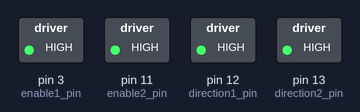
The sketch below on a simulated Arduino Uno, built with avr-gcc and run on an emulated ATmega328P. Shown: switched loads named in the sketch (green lamp = pin HIGH). What the sketch prints to the serial monitor is not drawn.

Above: at 1.0 s.
At 3.5 s:
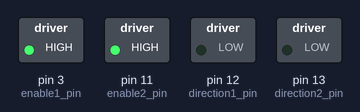
At 4.7 s:
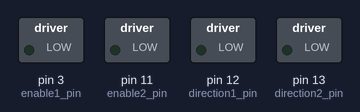
At 6.0 s:
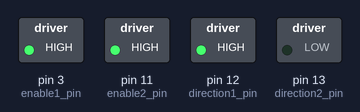
At 8.5 s:
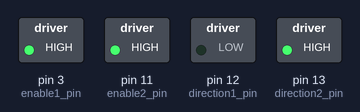
At 12.2 s:
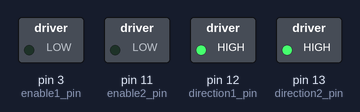
Timing chart, 0 to 13.0 s (numbered marks = the images above):
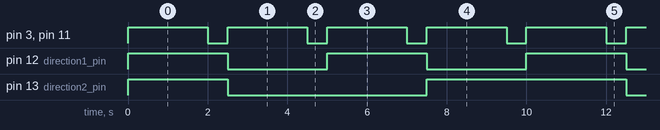

Measured:
- by itself, pin 3 (enable1_pin), pin 11 (enable2_pin): alternates HIGH for 2.0 s and LOW for 0.50 s
- by itself, pin 12 (direction1_pin): alternates HIGH for 2.5 s and LOW for 2.5 s
- by itself, pin 13 (direction2_pin): repeats every 10.0 s: LOW 5.0 s, HIGH 5.0 s

The sketch:

robot.ino
```cpp
/*
 * HelenaBot
 *
 * Felipe Kühne - fkuhne@gmail.com
 *
 * 30/08/2018
 */

#include "L298N.h"
#include <SoftwareSerial.h>

//const int builtInLed = 13;
const int serialFrameSize = 10; /* Fixed size for a frame received through serial. */

const float deadBand = 0.0; /* Deadband region which keeps the robot stopped. */
unsigned long timeReceived = 0; /* Records when the last vlaid frame has been received. */
unsigned long timeoutBetweenCommand = 10000; /* Timeout between received commands, in milisseconds. */

const int enable1_pin = 3;
const int direction1_pin = 12;
const int enable2_pin = 11;
const int direction2_pin = 13;

DCMotor motor1(enable1_pin, direction1_pin);
DCMotor motor2(enable2_pin, direction2_pin);
L298N l298n(motor1, motor2);

const int sSerialRx_pin = 7;
const int sSerialTx_pin = 8;
SoftwareSerial sSerial(sSerialRx_pin, sSerialTx_pin);

/* This function was based on the example from
 * https://www.arduino.cc/en/Tutorial/ReadASCIIString. */
int waitCompleteSentence(int *digitalX, int *digitalY)
{
  /* Wait for an entire frame to be received. */
  if(sSerial.available() < serialFrameSize)
    return -1;

  /* Once the frame is completed, we can parse it. */
  *digitalX = sSerial.parseInt();
  *digitalY = sSerial.parseInt();

  Serial.print("digitalX = "); Serial.print(*digitalX);
  Serial.print(", digitalY = "); Serial.println(*digitalY);

  //if(sSerial.read() == '\n') sSerial.flush(); /* Clean up spurious data. */
  sSerial.read(); sSerial.flush(); /* Clean up spurious data. */
  return 0;
}

/* Read the digital Y and X values from the joystick and map them to linear
 * (tangential) speed and angular (rotational) speeds, respectively.
 *
 * digitalX and digitalY are on the range 0 ~ 1023. When the joystick is at
 * rest, their values are in the middle (1023/2), but can vary a little bit, so
 * let us consider a small deadband, and if the X/Y values are within it,
 * keep the robot still. We have to consider this for both axis.
 *
 * If we are outside the deadband area, we have to balance the X and Y
 * signals in order to generate linear and angular speeds, which will later be
 * transformed in PWM signals. The speeds will be mapped to percentage values,
 * from -100% to +100%, and then these values will be mapped to the logical
 * signals needed by the L298N H-bridge (enable signal (PWM) and inA/inB
 * (direction). This algorithm is based on
 *
 */
void applyControlSignals(int digitalX, int digitalY)
{
  const float deadbandLowerLimit = 512 - deadBand;
  const float deadbandUpperLimit = 512 + deadBand;

  /* If it's inside the deadband area, turn off the motors and return. */
  /*if(digitalX > deadbandLowerLimit &&
     digitalX < deadbandUpperLimit &&
     digitalY > deadbandLowerLimit &&
     digitalY < deadbandUpperLimit)*/
  if(digitalX == 512 && digitalY == 512)
  {
    l298n.setState(STOP);
    return;
  }

  /* Here we are outside the deadband area. */

  float vPercentage = 0.0; /* Linear velocity in percentage level. */
  float wPercentage = 0.0; /* Angular velocity in percentage level. */

  /* Let's compute the angular velocity first. For the left, that is, between
   * 1023 and ((1023/2)+deadband), it is positive. For the right, between
   * ((1023/2)-deadband) and 0, it is negative. Let us then map this and
   * translate it to a percentage level, that is, translate from 1023~0 to
   * -100~100. */
  if(digitalX >= deadbandUpperLimit)
    wPercentage = map(digitalX, deadbandUpperLimit, 1023.0, 0.0, 100.0);

  else if(digitalX <= deadbandLowerLimit)
    wPercentage = map(digitalX, deadbandLowerLimit, 0.0, 0.0, -100.0);

  /* Let us now compute the linear velocity. The same scheme as above will
   * be applied, that is, translate from 0~1023 to -100~100. */
  if(digitalY >= deadbandUpperLimit)
    vPercentage = map(digitalY, deadbandUpperLimit, 1023.0, 0.0, 100.0);

  else if(digitalY <= deadbandLowerLimit)
    vPercentage = map(digitalY, deadbandLowerLimit, 0.0, 0.0, -100.0);

  /* Distribute the signals for left and right wheels, acoording to the
   * speeds. */
  int percentage1 = vPercentage + wPercentage;
  int percentage2 = vPercentage - wPercentage;

  /* Computes a scale factor. If any result exceeds 100% then adjust the scale
   * so that the result = 100% and use same scale value for other motor. */
  float maxPercentage = max(abs(percentage1), abs(percentage2));
  float scale = min(1.0,(100.0/maxPercentage));
  percentage1 *= scale;
  percentage2 *= scale;

  /* Duty Cycle for the motors. */
  int pwm1 = map(abs(percentage1), 0.0, 100.0, 0.0, 255.0);
  int pwm2 = map(abs(percentage2), 0.0, 100.0, 0.0, 255.0);

  Serial.print("pwm1 = "); Serial.print(pwm1);
  Serial.print(percentage1 > 0 ? " (FW)" : " (BW)");
  Serial.print(", pwm2 = "); Serial.print(pwm2);
  Serial.println(percentage2 > 0 ? " (FW)" : " (BW)");

  /* Finally, apply the control signals. */
  l298n.setDirection(motor1, (percentage1 > 0) ? FW : BW);
  l298n.setDirection(motor2, (percentage2 > 0) ? FW : BW);
  l298n.setDutyCycle(pwm1, pwm2);
}

void setup()
{
  l298n.setState(STOP);

  // Debug console
  Serial.begin(9600);
  Serial.println("Starting...");

  sSerial.begin(9600);

  Serial.println("Exiting setup!");
}

void loop()
{

//testBridgeAndMotors();
//return;

  l298n.setDirection(FW); // andar pra frente
  l298n.setState(RUN);
  delay(2000);

  l298n.setState(STOP);
  delay(500);

  l298n.setDirection(BW); // andar pra trás
  l298n.setState(RUN);
  delay(2000);

  l298n.setState(STOP);
  delay(500);

  l298n.setDirection(motor1, FW);
  l298n.setDirection(motor2, BW);
  l298n.setState(RUN);
  delay(2000);

  l298n.setState(STOP);
  delay(500);

  l298n.setDirection(motor1, BW);
  l298n.setDirection(motor2, FW);
  l298n.setState(RUN);
  delay(2000);

  l298n.setState(STOP);
  delay(500);


  return;


  /* Initialize with invalid data so that at each loop we can know if some
   *   valid has been received. */
  int digitalX = -1;
  int digitalY = -1;

  unsigned long timeNow = millis();

  /* Check for valid data. */
  if(waitCompleteSentence(&digitalX, &digitalY) == 0)
  {
    timeReceived = millis();

    /* Generate PWM values from joystick values. */
    applyControlSignals(digitalX, digitalY);
  }
  else
  {
    /* Compute the time interval between the last received frame
     *  and now. If higher than 1 second, turn of the motors. */
    if(timeNow - timeReceived > 1000)
    {
      Serial.println("Communication timeout. Turning off motors.");
      timeReceived = millis();
      l298n.setState(STOP);
    }
  }
}

/* Just a test function, in case you want to make sure the wirings are OK. */
void testBridgeAndMotors()
{
  int delayTime = 2000;
  l298n.setState(RUN);

  digitalWrite(direction1_pin, HIGH);
  digitalWrite(direction2_pin, HIGH);
  Serial.println("direction1_pin HIGH, direction2_pin HIGH");
  Serial.print("direction1_pin = "); Serial.print(digitalRead(direction1_pin));
  Serial.print(", direction2_pin = "); Serial.println(digitalRead(direction2_pin));
  delay(delayTime);

  digitalWrite(direction1_pin, LOW);
  digitalWrite(direction2_pin, LOW);
  Serial.println("direction1_pin LOW, direction2_pin LOW");
  Serial.print("direction1_pin = "); Serial.print(digitalRead(direction1_pin));
  Serial.print(", direction2_pin = "); Serial.println(digitalRead(direction2_pin));
  delay(delayTime);

  digitalWrite(direction1_pin, HIGH);
  digitalWrite(direction2_pin, LOW);
  Serial.println("direction1_pin HIGH, direction2_pin LOW");
  Serial.print("direction1_pin = "); Serial.print(digitalRead(direction1_pin));
  Serial.print(", direction2_pin = "); Serial.println(digitalRead(direction2_pin));
  delay(delayTime);

  digitalWrite(direction1_pin, LOW);
  digitalWrite(direction2_pin, HIGH);
  Serial.println("direction1_pin LOW, direction2_pin HIGH");
  Serial.print("direction1_pin = "); Serial.print(digitalRead(direction1_pin));
  Serial.print(", direction2_pin = "); Serial.println(digitalRead(direction2_pin));
  delay(delayTime);

  l298n.setDirection(motor1, FW);
  l298n.setDirection(motor2, BW);
  Serial.println("motor1 FW, motor2 BW");
  Serial.print("direction1_pin = "); Serial.print(digitalRead(direction1_pin));
  Serial.print(", direction2_pin = "); Serial.println(digitalRead(direction2_pin));
  delay(delayTime);

  l298n.setDirection(motor1, BW);
  l298n.setDirection(motor2, FW);
  Serial.println("motor1 BW, motor2 FW");
  Serial.print("direction1_pin = "); Serial.print(digitalRead(direction1_pin));
  Serial.print(", direction2_pin = "); Serial.println(digitalRead(direction2_pin));
  delay(delayTime);

  l298n.setDirection(motor1, FW);
  l298n.setDirection(motor2, FW);
  Serial.println("motor1 FW, motor2 FW");
  Serial.print("direction1_pin = "); Serial.print(digitalRead(direction1_pin));
  Serial.print(", direction2_pin = "); Serial.println(digitalRead(direction2_pin));
  delay(delayTime);

  l298n.setDirection(motor1, BW);
  l298n.setDirection(motor2, BW);
  Serial.println("motor1 BW, motor2 BW");
  Serial.print("direction1_pin = "); Serial.print(digitalRead(direction1_pin));
  Serial.print(", direction2_pin = "); Serial.println(digitalRead(direction2_pin));
  delay(delayTime);

  l298n.setDirection(FW);
  l298n.setState(RUN);
  Serial.println("setDirection FW");
  Serial.print("direction1_pin = "); Serial.print(digitalRead(direction1_pin));
  Serial.print(", direction2_pin = "); Serial.println(digitalRead(direction2_pin));
  delay(delayTime);

  l298n.setState(STOP);
  Serial.println("STOP");
  delay(delayTime);

  l298n.setDirection(BW);
  l298n.setState(RUN);
  Serial.println("setDirection BW");
  Serial.print("direction1_pin = "); Serial.print(digitalRead(direction1_pin));
  Serial.print(", direction2_pin = "); Serial.println(digitalRead(direction2_pin));
  delay(delayTime);

  l298n.setState(STOP);
  Serial.println("STOP");
  delay(delayTime);
}
```

L298N.cpp
```cpp
/*
 * L298N Library
 *
 * Felipe Kühne
 * 03/05/2017
 *
 * 28/08/2018: Updated to run on ESP platform
 *
 */

#include "L298N.h"

DCMotor::DCMotor()
{
  enable_pin = -1;
  dir_pin = -1;
  _motorState = STOP;
}

/* This is when we have an H-bridge with only one exposed pin
 *   to set the direction (that is, the inversion of the second
 *   channel (for the same bridge size) is implemented via
 *   hardware). */
DCMotor::DCMotor(const int enable, const int direction)
{
  enable_pin = enable;
  dir_pin = direction;
  _motorState = STOP;
}

/*DCMotor::setBreakPin(const int pin)
{
  break_pin = pin;
}*/

L298N::L298N(DCMotor& motor1, DCMotor& motor2)
{
  pinMode(motor1.enable_pin, OUTPUT);
  digitalWrite(motor1.enable_pin, LOW);
  pinMode(motor2.enable_pin, OUTPUT);
  digitalWrite(motor2.enable_pin, LOW);

  pinMode(motor1.dir_pin, OUTPUT);
  digitalWrite(motor1.dir_pin, LOW);
  pinMode(motor2.dir_pin, OUTPUT);
  digitalWrite(motor2.dir_pin, LOW);

  /* Copy to internal objects. */
  _motor1 = motor1;
  _motor2 = motor2;
}

int L298N::setState(const motorState state)
{
  if(_motor1.enable_pin < 0 || _motor2.enable_pin < 0)
    return -1;

  //if(_motorState == state)
    //return 0;

  if(state == STOP)
  {
    digitalWrite(_motor1.enable_pin, LOW);
    digitalWrite(_motor2.enable_pin, LOW);
  }
  else if(state == RUN)
  {
    digitalWrite(_motor1.enable_pin, HIGH);
    digitalWrite(_motor2.enable_pin, HIGH);
  }

  _motor1._motorState = state;
  _motor2._motorState = state;
  _motorState = state;

  return 0;
}

int L298N::setDutyCycle(unsigned int dutyCycle1, unsigned int dutyCycle2)
{
  if(_motor1.enable_pin < 0 || _motor2.enable_pin < 0)
    return -1;

  dutyCycle1 = constrain(dutyCycle1, 0, 255);
  dutyCycle2 = constrain(dutyCycle2, 0, 255);

  if(dutyCycle1 == 0) digitalWrite(_motor1.enable_pin, LOW);
  else analogWrite(_motor1.enable_pin, dutyCycle1);

  if(dutyCycle2 == 0) digitalWrite(_motor2.enable_pin, LOW);
  else analogWrite(_motor2.enable_pin, dutyCycle2);

  return 0;
}

int L298N::setDutyCycle(const unsigned int dutyCycle)
{
  return setDutyCycle(dutyCycle, dutyCycle);
}

int L298N::setDirection(DCMotor& motor, const motorDirection direction)
{
  if(motor.dir_pin < 0)
	  return -1;

  if(direction == FW) digitalWrite(motor.dir_pin, HIGH);

  else if(direction == BW) digitalWrite(motor.dir_pin, LOW);

  else return -1;

  motor._motorDirection = direction;

  return 0;
}

int L298N::setDirection(const motorDirection direction)
{
  int ret = setDirection(_motor1, direction);
  ret = setDirection(_motor2, direction);

  return ret;
}
```

L298N.h
```cpp
/*
 * L298N Library
 *
 * Felipe Kühne
 * 03/05/2017
 *
 * 28/08/2018: Updated to run on ESP platform
 *
 */

#ifndef __L298N_H__
#define __L298N_H__

#include <Arduino.h>

/* Let us configure the PWM variables here. */
// use first two channels of 16 channels (started from zero)
#define LEDC_CHANNEL_0 0
#define LEDC_CHANNEL_1 1
// use 13 bit precision for LEDC timer
#define LEDC_TIMER_13_BIT 13
// use 5000 Hz as a LEDC base frequency
#define LEDC_BASE_FREQ 5000

enum motorDirection {FW = 0, BW};
enum motorState {STOP = 0, RUN};

class DCMotor
{
public:
  DCMotor();
  /* This is when the H bridge has only one signal to control the direction,
   *   that is, the two signals needed to operate the H bridge are generated
   *   by hardware. */
  DCMotor(const int enable, const int direction);

  int setBreakPin(const int pin);

  int enable_pin;
  int dir_pin;
  int break_pin;

  motorDirection _motorDirection;
  motorState _motorState;
};

class L298N
{
public:
  L298N(DCMotor& motor1, DCMotor& motor2);
  int setState(const motorState state);
  int setDutyCycle(unsigned int dutyCycle1, unsigned int dutyCycle2);
  int setDutyCycle(const unsigned int dutyCycle);
  int setDirection(DCMotor& motor, const motorDirection direction);
  int setDirection(const motorDirection direction);

private:
  DCMotor _motor1, _motor2;
  motorState _motorState;
  int pwmChannel1, pwmChannel2;
};

#endif /* __L298N_H__ */
```
